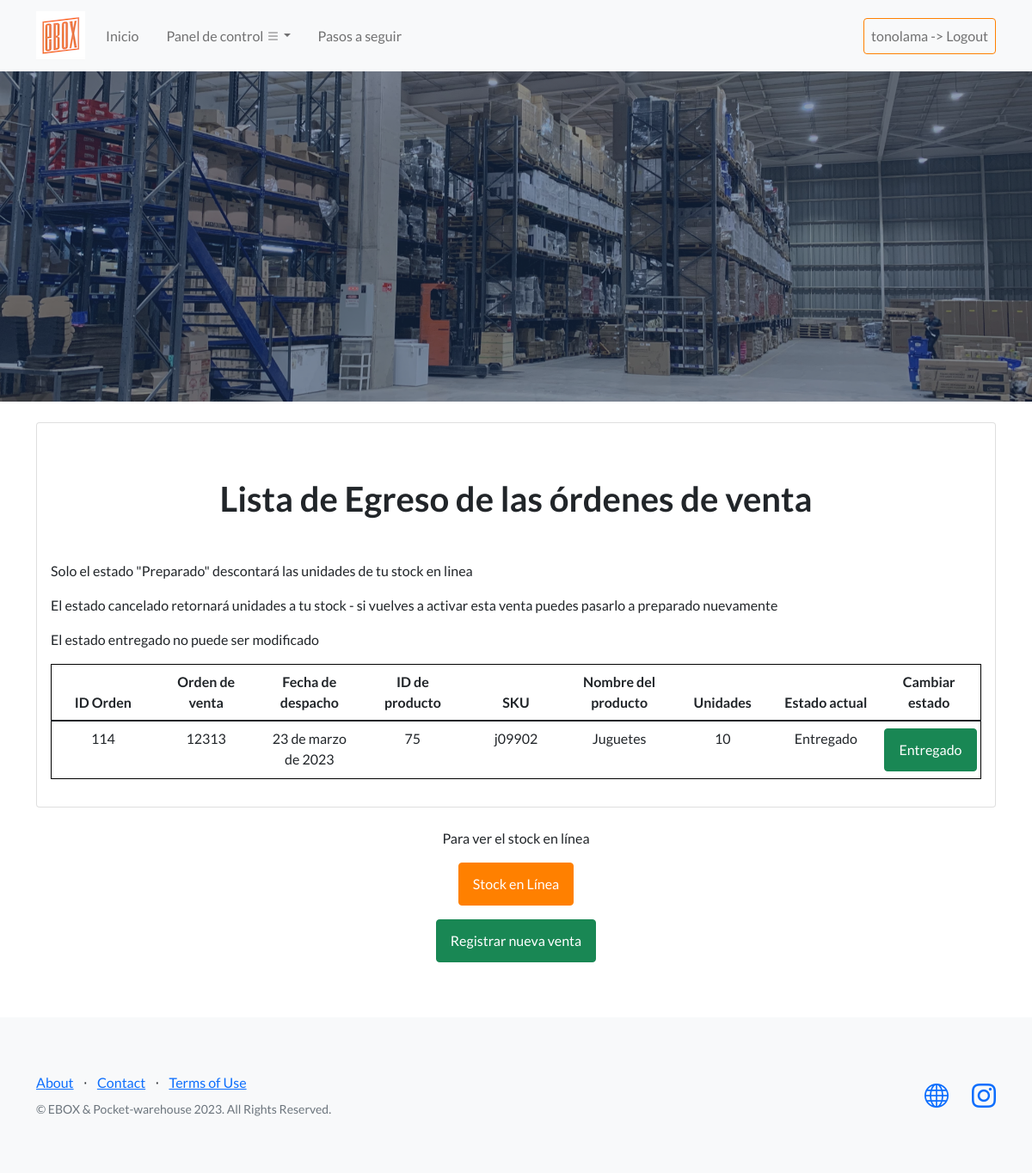
Page /eboxApp/egreso/wEgreso_full/ (signed in) on the earlier database version.
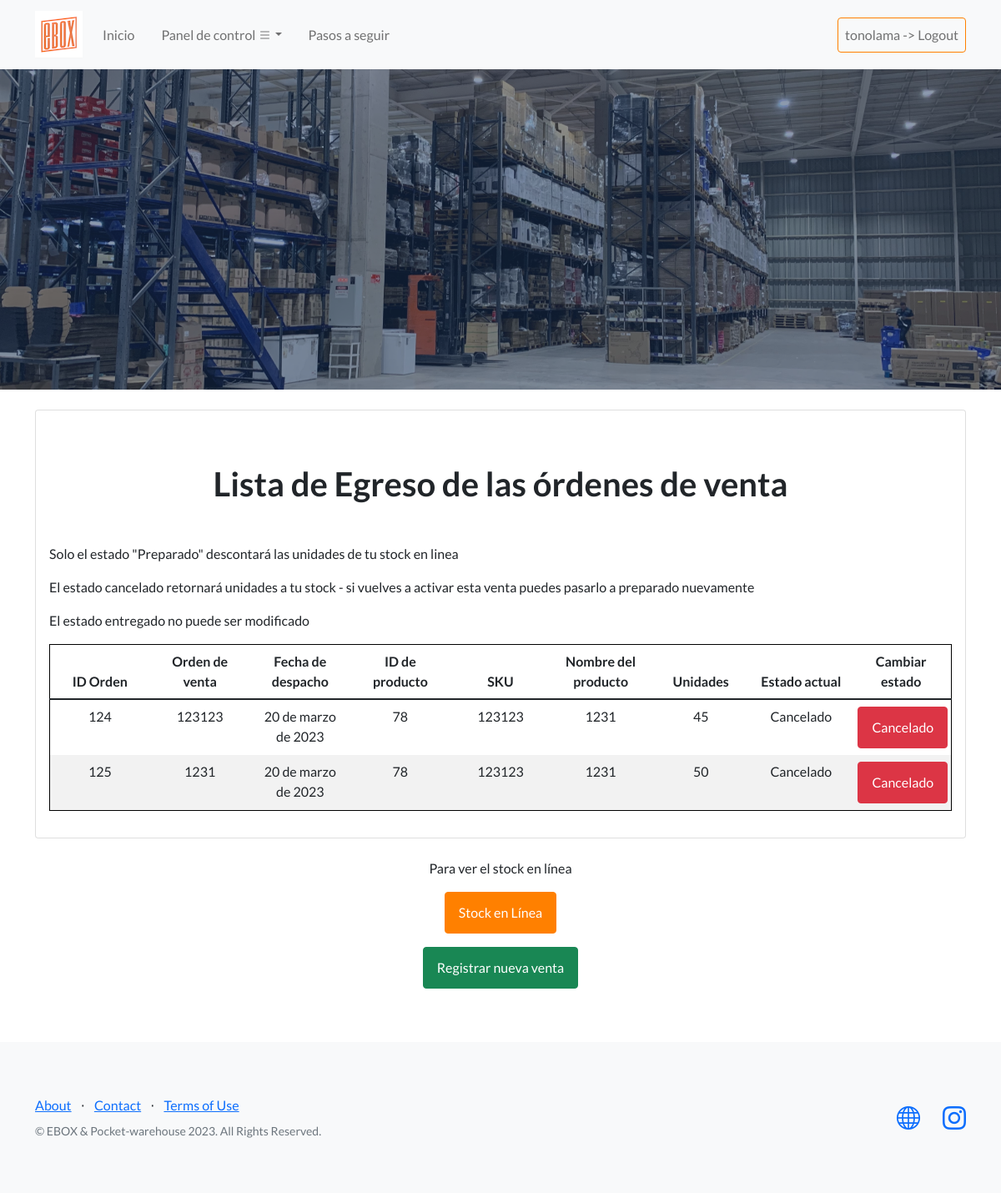
Same page on the later database version.
### eboxApp/models.py (models this page shows, shortened)
class Salida(models.Model):
    sku_out = models.ForeignKey(Maestra, on_delete=models.CASCADE, null=True)
    unidades_out = models.IntegerField()
    orden_venta = models.CharField(max_length=100)
    fecha_despacho = models.DateField(null=True)
    estado = models.ForeignKey(Estados, on_delete=models.CASCADE, null=True)
    estado_anterior = models.ForeignKey(Estados, on_delete=models.CASCADE, related_name='estado_anterior_salida', null=True, blank=True)

class Maestra(models.Model):
    nombre_producto = models.CharField(max_length=300)
    numero_sku = models.CharField(max_length=300)
    categoria = models.CharField(max_length=300)

class Estados(models.Model):
    estado = models.CharField(max_length=300)

### eboxApp/views.py (the view, shortened to what this page needs)
# urls.py: path('egreso/wEgreso_full/', views.buscarEgreso, name = 'buscarTodoEgreso'),
@login_required
def buscarEgreso(request):
    if request.method == 'GET':
        form = SelectEstados()
        salidas = Salida.objects.all()
        return render(request, 'eboxApp/wEgreso_full.html', {'salidas':salidas, 'form': form})

### eboxApp/templates/eboxApp/wEgreso_full.html (shortened to what this page needs)
{% extends "eboxApp/base.html" %}
{% load static %}
{% block contenido_que_cambia %}
<div class="container" id = "listadoventasyestado">
  <div class="card mt-4">
    <div class="card-body">
      <h1 class="text-center my-5">Lista de Egreso de las órdenes de venta</h1>
      <p>Solo el estado "Preparado" descontará las unidades de tu stock en linea</p>
      <p>El estado cancelado retornará unidades a tu stock - si vuelves a activar esta venta puedes pasarlo a preparado nuevamente</p>
      <p>El estado entregado no puede ser modificado</p>
      {% if salidas %}
      <div class="table-responsive">
        <form method="post">
          <table class="table">
            <thead>
              <tr>
                <th>ID Orden</th>
                <th>Orden de venta</th>
                <th>Fecha de despacho</th>
                <th>ID de producto</th>
                <th>SKU</th>
                <th>Nombre del producto</th>
                <th>Unidades</th>
                <th>Estado actual</th>
                <th>Cambiar estado</th>
              </tr>
            </thead>
            <tbody>
              {% for salida in salidas %}
              <tr>
                <td>{{ salida.pk }}</td>
                <td>{{ salida.orden_venta }}</td>
                <td>{{ salida.fecha_despacho }}</td>
                <td>{{ salida.sku_out.id }}</td>
                <td>{{ salida.sku_out.numero_sku }}</td>
                <td>{{ salida.sku_out.nombre_producto }}</td>
                <td>{{ salida.unidades_out }}</td>
                <td>{{ salida.estado.estado }}</td>
                {% if salida.estado.pk != 3 and salida.estado.pk != 4  %}
                <td>
                    <a href="{% url 'eboxApp:actualizar_estados' id_salida=salida.pk %}#cambiarestado" class="btn btn-primary">Cambiar</a>
                </td>
                {% else %}
                    {% if salida.estado.pk == 3 %}
                      <td><a class="btn btn-success">Entregado</a></td>
                      {% else %}
                      <td><a class="btn btn-danger">Cancelado</a></td>
                {% endif %}
                {% endif %}
            </tr>
              {% endfor %}
            </tbody>
          </table>
        </form>
      </div>
      {% else %}
      <div class="text-center">
        <h1>No hay datos</h1>
        <a class="btn btn-warning" href="{% url 'eboxApp:Egreso' %}">Registrar nueva venta</a>
      </div>
      {% endif %}
    </div>
  </div>
</div>
<br>
<div class="text-center">
  <p>Para ver el stock en línea</p>
  <a href="{% url 'eboxApp:stock_en_linea' %}#stock" class="btn btn-primary">Stock en Línea</a>
</div>
<div class="text-center">
  <a class="btn btn-success my-3" href="{% url 'eboxApp:Egreso' %}#ventas">Registrar nueva venta</a>
</div>
{% endblock %}

### eboxApp/templates/eboxApp/base.html (shortened to what this page needs)
<!DOCTYPE html>
<html lang="es">
    <head>
        {% load static %}
        <link href="https://cdn.jsdelivr.net/npm/bootstrap-icons@1.5.0/font/bootstrap-icons.css" rel="stylesheet" type="text/css" />
        <link href="{% static 'eboxApp/css/styles.css' %}" rel="stylesheet" />
    </head>
    <body>
        <nav class="navbar navbar-expand-lg navbar-light  bg-light static-top sticky-top">
            <div class="container">
              <a class="navbar-brand" href="{% url 'eboxApp:Index' %}">
                <img src="{% static 'eboxApp/assets/img/logoEbox.png' %}" alt="ebox Logo">
              </a>
              <div class="collapse navbar-collapse" id="navbarNav">
                <ul class="navbar-nav mr-auto">
                  <li class="nav-item active">
                    <a class="nav-link" href="{% url 'eboxApp:Index' %}">Inicio</a>
                  </li>
                  <li class="nav-item active">
                    <a class="nav-link" href="#"></a>
                  </li>
                  <li class="nav-item dropdown">
                      <a class="nav-link dropdown-toggle" href="#" id="navbarDropdown" role="button" data-toggle="dropdown" aria-haspopup="true" aria-expanded="false">Panel de control <i class="bi bi-list"></i></a>
                  </li>
                  <li class="nav-item active">
                    <a class="nav-link" href="#"></a>
                  </li>
                  <li class="nav-item active">
                    <a class="nav-link" href="{% url 'eboxApp:Index' %}#Comosehace">Pasos a seguir</a>
                  </li>
                </ul>
                {% if user.is_authenticated %}
                <ul class="navbar-nav ml-auto">
                  <li class="nav-item">
                    <a class="nav-link btn btn-outline-primary" href="{% url 'eboxApp:logout' %}">{{ user.username }} -> Logout</a>
                  </li>
                </ul>
                {% else %}
                <ul class="navbar-nav ml-auto">
                  <li class="nav-item">
                    <a class="nav-link btn btn-outline-primary" href="{% url 'eboxApp:Login' %}#login">Iniciar Sesión</a>
                  </li>
                </ul>
                {% endif %}
              </div>
            </div>
          </nav>
        <header class="masthead">
        </header>
        {% block contenido_que_cambia %}
        {% endblock %}
        <br>
        <br>
        <footer class="footer bg-light">
            <div class="container">
                <div class="row">
                    <div class="col-lg-6 h-100 text-center text-lg-start my-auto">
                        <ul class="list-inline mb-2">
                            <li class="list-inline-item"><a href="{% url 'eboxApp:about' %}">About</a></li>
                            <li class="list-inline-item">⋅</li>
                            <li class="list-inline-item"><a href="{% url 'eboxApp:Index' %}#signup">Contact</a></li>
                            <li class="list-inline-item">⋅</li>
                            <li class="list-inline-item"><a href="{% url 'eboxApp:Terms' %}">Terms of Use</a></li>
                        </ul>
                        <p class="text-muted small mb-4 mb-lg-0">&copy; EBOX & Pocket-warehouse 2023. All Rights Reserved.</p>
                    </div>
                    <div class="col-lg-6 h-100 text-center text-lg-end my-auto">
                        <ul class="list-inline mb-0">
                            <li class="list-inline-item me-4">
                                <a href="http://www.ebox3pl.cl"><i class="bi-globe fs-3"></i></a>
                            </li>
                            <li class="list-inline-item">
                                <a href="https://www.instagram.com/eboxfulfillment/" target = "_blank"><i class="bi-instagram fs-3"></i></a>
                            </li>
                        </ul>
                    </div>
                </div>
            </div>
        </footer>
    </body>
</html>

Differences in the rows shown:
removed Salida: pk "114", orden_venta "12313", fecha_despacho "23 de marzo de 2023", sku_out.id "75", sku_out.numero_sku "j09902", sku_out.nombre_producto "Juguetes", unidades_out "10", estado.estado "Entregado"
added Salida: pk "124", orden_venta "123123", fecha_despacho "20 de marzo de 2023", sku_out.id "78", sku_out.numero_sku "123123", sku_out.nombre_producto "1231", unidades_out "45", estado.estado "Cancelado"
added Salida: pk "125", orden_venta "1231", fecha_despacho "20 de marzo de 2023", sku_out.id "78", sku_out.numero_sku "123123", sku_out.nombre_producto "1231", unidades_out "50", estado.estado "Cancelado"
